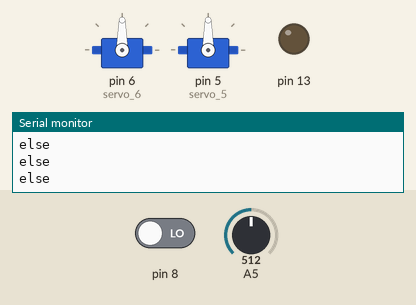
The sketch below on a simulated Arduino Uno, built with avr-gcc and run on an emulated ATmega328P. Shown: 2 × servo, output pins drawn as LEDs (lit = HIGH), the last lines printed to the serial monitor. The test bench sets the inputs (shaded band); at power-on: pin 8 LOW, A5 = 512.

Above: at 1.2 s.
1.3 s: pin 8 driven HIGH
At 2.0 s:
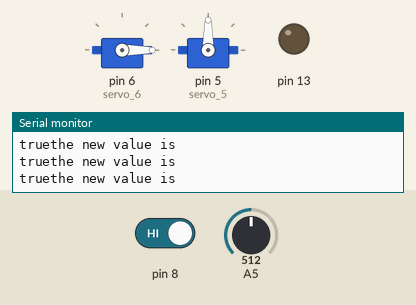
2.8 s: pin 8 driven LOW
4.3 s: A5 set to 716
At 5.1 s:
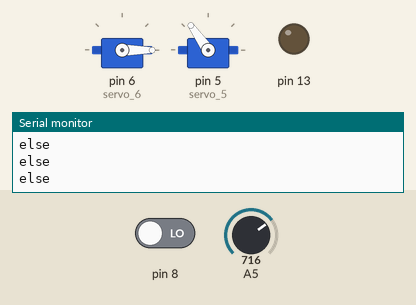
5.8 s: A5 set to 900
At 6.6 s:
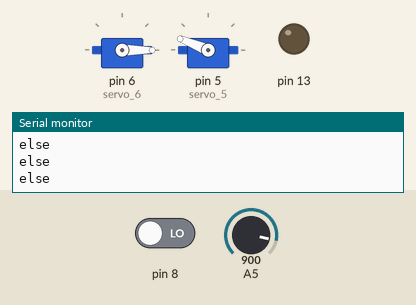
7.3 s: A5 set to 1023
At 8.1 s:
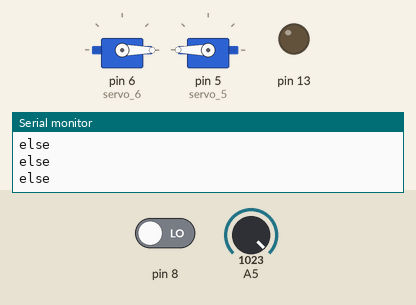
8.8 s: A5 set to 306
At 10.1 s:
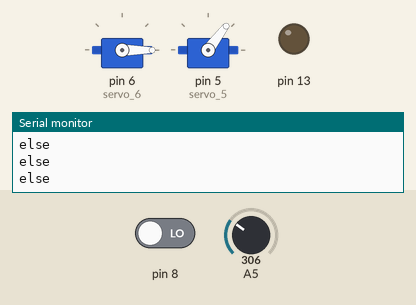
Timing chart, 0 to 11.3 s (numbered marks = the images above; inputs shaded):
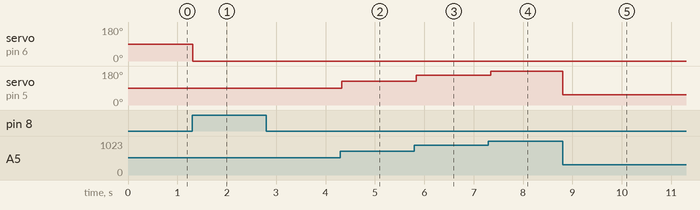

The sketch:

start_simulating1.ino
```cpp
#include <Servo.h>
int x;
int y;
Servo servo_6;
Servo servo_5;
void setup()
{
  Serial.begin(9600);
  pinMode(13, OUTPUT);
  servo_6.attach(6);
servo_5.attach(5);
  pinMode(A5, INPUT);
  pinMode(8,INPUT);
}

void loop()
{

 int sensorValue = analogRead(A5);
 int switch1=digitalRead(8);
  if (switch1) {
  int x= map(sensorValue,0,1023,0,180);
    int value;
    servo_6.write(value);
      delay(50);

   Serial.println("the new value is ");
    Serial.print("true");
     value = x;
    }
  else { y = map(sensorValue,0,1023,0,180);
        servo_5.write(y);
        delay(50);
Serial.println("else");}


}
```

Measured:
- after the input at 1.3 s, servo on pin 6 (servo_6): 90° → 0° at once
- after the input at 4.3 s, servo on pin 5 (servo_5): 90° → 125° at once
- after the input at 5.8 s, servo on pin 5 (servo_5): 125° → 158° at once
- after the input at 7.3 s, servo on pin 5 (servo_5): 158° → 180° after 0.05 s
- after the input at 8.8 s, servo on pin 5 (servo_5): 180° → 53° at once
